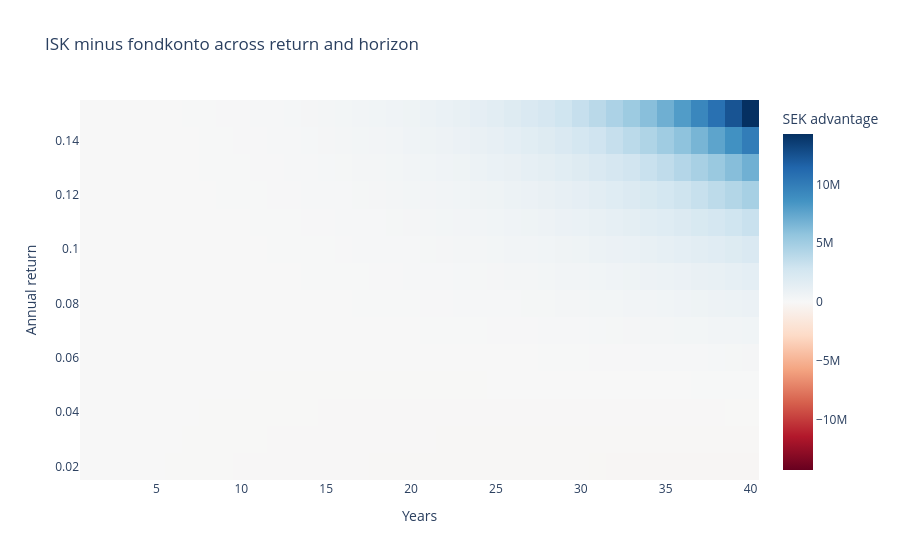

Notebook source saved alongside this figure:
### Code cell
heatmap_data = grid.pivot(index='annual_return', columns='years', values='difference_isk_minus_fondkonto')
max_abs = float(np.nanmax(np.abs(heatmap_data.values)))

fig = px.imshow(
    heatmap_data,
    aspect='auto',
    origin='lower',
    color_continuous_scale='RdBu',
    color_continuous_midpoint=0,
    range_color=[-max_abs, max_abs],
    title='ISK minus fondkonto across return and horizon',
    labels={'x': 'Years', 'y': 'Annual return', 'color': 'SEK advantage'}
)
fig.show()

### Figure 1 — Plotly figure (JSON) as saved in the notebook; plotly's stock layout.template omitted (floating-point values rounded to 4 significant figures; data arrays with more than 128 entries replaced by an {"elided": "..."} marker saying what was removed)
{"data": [{"coloraxis": "coloraxis", "hovertemplate": "Years: %{x}<br>Annual return: %{y}<br>SEK advantage: %{z}<extra></extra>", "name": "0", "type": "heatmap", "x": [1.0, 2.0, 3.0, 4.0, 5.0, 6.0, 7.0, 8.0, 9.0, 10.0, 11.0, 12.0, 13.0, 14.0, 15.0, 16.0, 17.0, 18.0, 19.0, 20.0, 21.0, 22.0, 23.0, 24.0, 25.0, 26.0, 27.0, 28.0, 29.0, 30.0, 31.0, 32.0, 33.0, 34.0, 35.0, 36.0, 37.0, 38.0, 39.0, 40.0], "xaxis": "x", "y": [0.02, 0.03, 0.04, 0.05, 0.06, 0.07, 0.08, 0.09, 0.1, 0.11, 0.12, 0.13, 0.14, 0.15], "yaxis": "y", "z": {"elided": "14x40 float values"}}], "layout": {"coloraxis": {"cmax": 14280000.0, "cmid": 0, "cmin": -14280000.0, "colorbar": {"title": {"text": "SEK advantage"}}, "colorscale": [[0, "rgb(103,0,31)"], [0.1, "rgb(178,24,43)"], [0.2, "rgb(214,96,77)"], [0.3, "rgb(244,165,130)"], [0.4, "rgb(253,219,199)"], [0.5, "rgb(247,247,247)"], [0.6, "rgb(209,229,240)"], [0.7, "rgb(146,197,222)"], [0.8, "rgb(67,147,195)"], [0.9, "rgb(33,102,172)"], [1, "rgb(5,48,97)"]]}, "title": {"text": "ISK minus fondkonto across return and horizon"}, "xaxis": {"anchor": "y", "domain": [0, 1], "title": {"text": "Years"}}, "yaxis": {"anchor": "x", "autorange": true, "domain": [0, 1], "title": {"text": "Annual return"}}}}
